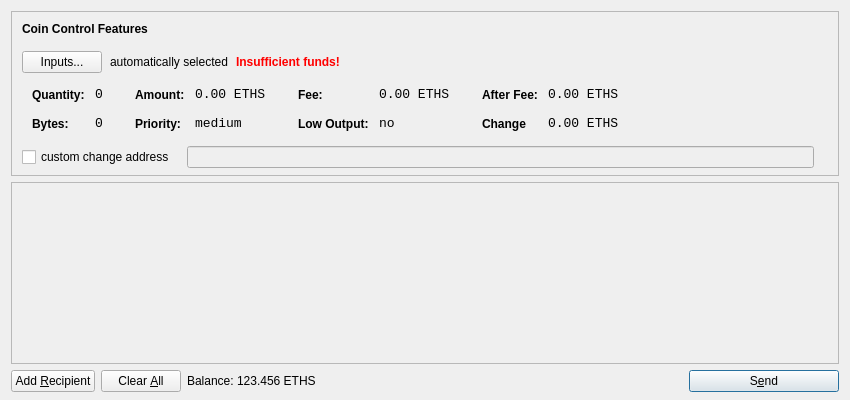
<?xml version="1.0" encoding="UTF-8"?>
<ui version="4.0">
 <class>SendCoinsDialog</class>
 <widget class="QDialog" name="SendCoinsDialog">
  <property name="geometry">
   <rect>
    <x>0</x>
    <y>0</y>
    <width>850</width>
    <height>400</height>
   </rect>
  </property>
  <property name="windowTitle">
   <string>Send Coins</string>
  </property>
  <layout class="QVBoxLayout" name="verticalLayout" stretch="0,1,0">
   <property name="bottomMargin">
    <number>8</number>
   </property>
   <item>
    <widget class="QFrame" name="frameCoinControl">
     <property name="sizePolicy">
      <sizepolicy hsizetype="Expanding" vsizetype="Expanding">
       <horstretch>0</horstretch>
       <verstretch>0</verstretch>
      </sizepolicy>
     </property>
     <property name="maximumSize">
      <size>
       <width>16777215</width>
       <height>16777215</height>
      </size>
     </property>
     <property name="frameShape">
      <enum>QFrame::StyledPanel</enum>
     </property>
     <property name="frameShadow">
      <enum>QFrame::Sunken</enum>
     </property>
     <layout class="QVBoxLayout" name="verticalLayoutCoinControl2">
      <property name="spacing">
       <number>-1</number>
      </property>
      <property name="leftMargin">
       <number>0</number>
      </property>
      <property name="topMargin">
       <number>0</number>
      </property>
      <property name="rightMargin">
       <number>0</number>
      </property>
      <property name="bottomMargin">
       <number>6</number>
      </property>
      <item>
       <layout class="QVBoxLayout" name="verticalLayoutCoinControl" stretch="0,0,0,0,1">
        <property name="spacing">
         <number>0</number>
        </property>
        <property name="leftMargin">
         <number>10</number>
        </property>
        <property name="topMargin">
         <number>10</number>
        </property>
        <item>
         <layout class="QHBoxLayout" name="horizontalLayoutCoinControl1">
          <property name="bottomMargin">
           <number>15</number>
          </property>
          <item>
           <widget class="QLabel" name="labelCoinControlFeatures">
            <property name="sizePolicy">
             <sizepolicy hsizetype="Preferred" vsizetype="Maximum">
              <horstretch>0</horstretch>
              <verstretch>0</verstretch>
             </sizepolicy>
            </property>
            <property name="font">
             <font>
              <weight>75</weight>
              <bold>true</bold>
             </font>
            </property>
            <property name="styleSheet">
             <string notr="true">font-weight:bold;</string>
            </property>
            <property name="text">
             <string>Coin Control Features</string>
            </property>
           </widget>
          </item>
         </layout>
        </item>
        <item>
         <layout class="QHBoxLayout" name="horizontalLayoutCoinControl2" stretch="0,0,0,0">
          <property name="spacing">
           <number>8</number>
          </property>
          <property name="bottomMargin">
           <number>10</number>
          </property>
          <item>
           <widget class="QPushButton" name="pushButtonCoinControl">
            <property name="styleSheet">
             <string notr="true"/>
            </property>
            <property name="text">
             <string>Inputs...</string>
            </property>
           </widget>
          </item>
          <item>
           <widget class="QLabel" name="labelCoinControlAutomaticallySelected">
            <property name="text">
             <string>automatically selected</string>
            </property>
            <property name="margin">
             <number>5</number>
            </property>
           </widget>
          </item>
          <item>
           <widget class="QLabel" name="labelCoinControlInsuffFunds">
            <property name="font">
             <font>
              <weight>75</weight>
              <bold>true</bold>
             </font>
            </property>
            <property name="styleSheet">
             <string notr="true">color:red;font-weight:bold;</string>
            </property>
            <property name="text">
             <string>Insufficient funds!</string>
            </property>
            <property name="margin">
             <number>5</number>
            </property>
           </widget>
          </item>
          <item>
           <spacer name="horizontalSpacerCoinControl">
            <property name="orientation">
             <enum>Qt::Horizontal</enum>
            </property>
            <property name="sizeHint" stdset="0">
             <size>
              <width>40</width>
              <height>1</height>
             </size>
            </property>
           </spacer>
          </item>
         </layout>
        </item>
        <item>
         <widget class="QWidget" name="widgetCoinControl" native="true">
          <property name="sizePolicy">
           <sizepolicy hsizetype="Preferred" vsizetype="Preferred">
            <horstretch>0</horstretch>
            <verstretch>0</verstretch>
           </sizepolicy>
          </property>
          <property name="minimumSize">
           <size>
            <width>0</width>
            <height>0</height>
           </size>
          </property>
          <property name="styleSheet">
           <string notr="true"/>
          </property>
          <layout class="QHBoxLayout" name="horizontalLayoutCoinControl5">
           <property name="margin">
            <number>0</number>
           </property>
           <item>
            <layout class="QHBoxLayout" name="horizontalLayoutCoinControl3" stretch="0,0,0,1">
             <property name="spacing">
              <number>20</number>
             </property>
             <property name="topMargin">
              <number>0</number>
             </property>
             <property name="bottomMargin">
              <number>10</number>
             </property>
             <item>
              <layout class="QFormLayout" name="formLayoutCoinControl1">
               <property name="horizontalSpacing">
                <number>10</number>
               </property>
               <property name="verticalSpacing">
                <number>14</number>
               </property>
               <property name="leftMargin">
                <number>10</number>
               </property>
               <property name="topMargin">
                <number>4</number>
               </property>
               <property name="rightMargin">
                <number>6</number>
               </property>
               <item row="0" column="0">
                <widget class="QLabel" name="labelCoinControlQuantityText">
                 <property name="styleSheet">
                  <string notr="true">font-weight:bold;</string>
                 </property>
                 <property name="text">
                  <string>Quantity:</string>
                 </property>
                 <property name="margin">
                  <number>0</number>
                 </property>
                </widget>
               </item>
               <item row="0" column="1">
                <widget class="QLabel" name="labelCoinControlQuantity">
                 <property name="font">
                  <font>
                   <family>Monospace</family>
                   <pointsize>10</pointsize>
                  </font>
                 </property>
                 <property name="cursor">
                  <cursorShape>IBeamCursor</cursorShape>
                 </property>
                 <property name="contextMenuPolicy">
                  <enum>Qt::ActionsContextMenu</enum>
                 </property>
                 <property name="text">
                  <string>0</string>
                 </property>
                 <property name="margin">
                  <number>0</number>
                 </property>
                 <property name="textInteractionFlags">
                  <set>Qt::LinksAccessibleByMouse|Qt::TextSelectableByKeyboard|Qt::TextSelectableByMouse</set>
                 </property>
                </widget>
               </item>
               <item row="1" column="0">
                <widget class="QLabel" name="labelCoinControlBytesText">
                 <property name="styleSheet">
                  <string notr="true">font-weight:bold;</string>
                 </property>
                 <property name="text">
                  <string>Bytes:</string>
                 </property>
                </widget>
               </item>
               <item row="1" column="1">
                <widget class="QLabel" name="labelCoinControlBytes">
                 <property name="font">
                  <font>
                   <family>Monospace</family>
                   <pointsize>10</pointsize>
                  </font>
                 </property>
                 <property name="cursor">
                  <cursorShape>IBeamCursor</cursorShape>
                 </property>
                 <property name="contextMenuPolicy">
                  <enum>Qt::ActionsContextMenu</enum>
                 </property>
                 <property name="text">
                  <string>0</string>
                 </property>
                 <property name="textInteractionFlags">
                  <set>Qt::LinksAccessibleByMouse|Qt::TextSelectableByKeyboard|Qt::TextSelectableByMouse</set>
                 </property>
                </widget>
               </item>
              </layout>
             </item>
             <item>
              <layout class="QFormLayout" name="formLayoutCoinControl2">
               <property name="horizontalSpacing">
                <number>10</number>
               </property>
               <property name="verticalSpacing">
                <number>14</number>
               </property>
               <property name="leftMargin">
                <number>6</number>
               </property>
               <property name="topMargin">
                <number>4</number>
               </property>
               <property name="rightMargin">
                <number>6</number>
               </property>
               <item row="0" column="0">
                <widget class="QLabel" name="labelCoinControlAmountText">
                 <property name="styleSheet">
                  <string notr="true">font-weight:bold;</string>
                 </property>
                 <property name="text">
                  <string>Amount:</string>
                 </property>
                 <property name="margin">
                  <number>0</number>
                 </property>
                </widget>
               </item>
               <item row="0" column="1">
                <widget class="QLabel" name="labelCoinControlAmount">
                 <property name="font">
                  <font>
                   <family>Monospace</family>
                   <pointsize>10</pointsize>
                  </font>
                 </property>
                 <property name="cursor">
                  <cursorShape>IBeamCursor</cursorShape>
                 </property>
                 <property name="contextMenuPolicy">
                  <enum>Qt::ActionsContextMenu</enum>
                 </property>
                 <property name="text">
                  <string>0.00 ETHS</string>
                 </property>
                 <property name="textInteractionFlags">
                  <set>Qt::LinksAccessibleByMouse|Qt::TextSelectableByKeyboard|Qt::TextSelectableByMouse</set>
                 </property>
                </widget>
               </item>
               <item row="1" column="0">
                <widget class="QLabel" name="labelCoinControlPriorityText">
                 <property name="styleSheet">
                  <string notr="true">font-weight:bold;</string>
                 </property>
                 <property name="text">
                  <string>Priority:</string>
                 </property>
                </widget>
               </item>
               <item row="1" column="1">
                <widget class="QLabel" name="labelCoinControlPriority">
                 <property name="font">
                  <font>
                   <family>Monospace</family>
                   <pointsize>10</pointsize>
                  </font>
                 </property>
                 <property name="cursor">
                  <cursorShape>IBeamCursor</cursorShape>
                 </property>
                 <property name="contextMenuPolicy">
                  <enum>Qt::ActionsContextMenu</enum>
                 </property>
                 <property name="text">
                  <string>medium</string>
                 </property>
                 <property name="textInteractionFlags">
                  <set>Qt::LinksAccessibleByMouse|Qt::TextSelectableByKeyboard|Qt::TextSelectableByMouse</set>
                 </property>
                </widget>
               </item>
              </layout>
             </item>
             <item>
              <layout class="QFormLayout" name="formLayoutCoinControl3">
               <property name="horizontalSpacing">
                <number>10</number>
               </property>
               <property name="verticalSpacing">
                <number>14</number>
               </property>
               <property name="leftMargin">
                <number>6</number>
               </property>
               <property name="topMargin">
                <number>4</number>
               </property>
               <property name="rightMargin">
                <number>6</number>
               </property>
               <item row="0" column="0">
                <widget class="QLabel" name="labelCoinControlFeeText">
                 <property name="styleSheet">
                  <string notr="true">font-weight:bold;</string>
                 </property>
                 <property name="text">
                  <string>Fee:</string>
                 </property>
                 <property name="margin">
                  <number>0</number>
                 </property>
                </widget>
               </item>
               <item row="0" column="1">
                <widget class="QLabel" name="labelCoinControlFee">
                 <property name="font">
                  <font>
                   <family>Monospace</family>
                   <pointsize>10</pointsize>
                  </font>
                 </property>
                 <property name="cursor">
                  <cursorShape>IBeamCursor</cursorShape>
                 </property>
                 <property name="contextMenuPolicy">
                  <enum>Qt::ActionsContextMenu</enum>
                 </property>
                 <property name="text">
                  <string>0.00 ETHS</string>
                 </property>
                 <property name="textInteractionFlags">
                  <set>Qt::LinksAccessibleByMouse|Qt::TextSelectableByKeyboard|Qt::TextSelectableByMouse</set>
                 </property>
                </widget>
               </item>
               <item row="1" column="0">
                <widget class="QLabel" name="labelCoinControlLowOutputText">
                 <property name="styleSheet">
                  <string notr="true">font-weight:bold;</string>
                 </property>
                 <property name="text">
                  <string>Low Output:</string>
                 </property>
                </widget>
               </item>
               <item row="1" column="1">
                <widget class="QLabel" name="labelCoinControlLowOutput">
                 <property name="font">
                  <font>
                   <family>Monospace</family>
                   <pointsize>10</pointsize>
                  </font>
                 </property>
                 <property name="cursor">
                  <cursorShape>IBeamCursor</cursorShape>
                 </property>
                 <property name="contextMenuPolicy">
                  <enum>Qt::ActionsContextMenu</enum>
                 </property>
                 <property name="text">
                  <string>no</string>
                 </property>
                 <property name="textInteractionFlags">
                  <set>Qt::LinksAccessibleByMouse|Qt::TextSelectableByKeyboard|Qt::TextSelectableByMouse</set>
                 </property>
                </widget>
               </item>
              </layout>
             </item>
             <item>
              <layout class="QFormLayout" name="formLayoutCoinControl4">
               <property name="horizontalSpacing">
                <number>10</number>
               </property>
               <property name="verticalSpacing">
                <number>14</number>
               </property>
               <property name="leftMargin">
                <number>6</number>
               </property>
               <property name="topMargin">
                <number>4</number>
               </property>
               <property name="rightMargin">
                <number>6</number>
               </property>
               <item row="0" column="0">
                <widget class="QLabel" name="labelCoinControlAfterFeeText">
                 <property name="styleSheet">
                  <string notr="true">font-weight:bold;</string>
                 </property>
                 <property name="text">
                  <string>After Fee:</string>
                 </property>
                 <property name="margin">
                  <number>0</number>
                 </property>
                </widget>
               </item>
               <item row="0" column="1">
                <widget class="QLabel" name="labelCoinControlAfterFee">
                 <property name="font">
                  <font>
                   <family>Monospace</family>
                   <pointsize>10</pointsize>
                  </font>
                 </property>
                 <property name="cursor">
                  <cursorShape>IBeamCursor</cursorShape>
                 </property>
                 <property name="contextMenuPolicy">
                  <enum>Qt::ActionsContextMenu</enum>
                 </property>
                 <property name="text">
                  <string>0.00 ETHS</string>
                 </property>
                 <property name="textInteractionFlags">
                  <set>Qt::LinksAccessibleByMouse|Qt::TextSelectableByKeyboard|Qt::TextSelectableByMouse</set>
                 </property>
                </widget>
               </item>
               <item row="1" column="0">
                <widget class="QLabel" name="labelCoinControlChangeText">
                 <property name="styleSheet">
                  <string notr="true">font-weight:bold;</string>
                 </property>
                 <property name="text">
                  <string>Change</string>
                 </property>
                </widget>
               </item>
               <item row="1" column="1">
                <widget class="QLabel" name="labelCoinControlChange">
                 <property name="font">
                  <font>
                   <family>Monospace</family>
                   <pointsize>10</pointsize>
                  </font>
                 </property>
                 <property name="cursor">
                  <cursorShape>IBeamCursor</cursorShape>
                 </property>
                 <property name="contextMenuPolicy">
                  <enum>Qt::ActionsContextMenu</enum>
                 </property>
                 <property name="text">
                  <string>0.00 ETHS</string>
                 </property>
                 <property name="textInteractionFlags">
                  <set>Qt::LinksAccessibleByMouse|Qt::TextSelectableByKeyboard|Qt::TextSelectableByMouse</set>
                 </property>
                </widget>
               </item>
              </layout>
             </item>
            </layout>
           </item>
          </layout>
         </widget>
        </item>
        <item>
         <layout class="QHBoxLayout" name="horizontalLayoutCoinControl4" stretch="0,0,0">
          <property name="spacing">
           <number>12</number>
          </property>
          <property name="sizeConstraint">
           <enum>QLayout::SetDefaultConstraint</enum>
          </property>
          <property name="topMargin">
           <number>5</number>
          </property>
          <property name="rightMargin">
           <number>5</number>
          </property>
          <item>
           <widget class="QCheckBox" name="checkBoxCoinControlChange">
            <property name="text">
             <string>custom change address</string>
            </property>
           </widget>
          </item>
          <item>
           <widget class="QLineEdit" name="lineEditCoinControlChange">
            <property name="enabled">
             <bool>false</bool>
            </property>
            <property name="sizePolicy">
             <sizepolicy hsizetype="Expanding" vsizetype="Fixed">
              <horstretch>0</horstretch>
              <verstretch>0</verstretch>
             </sizepolicy>
            </property>
           </widget>
          </item>
          <item>
           <widget class="QLabel" name="labelCoinControlChangeLabel">
            <property name="sizePolicy">
             <sizepolicy hsizetype="Preferred" vsizetype="Expanding">
              <horstretch>0</horstretch>
              <verstretch>0</verstretch>
             </sizepolicy>
            </property>
            <property name="minimumSize">
             <size>
              <width>0</width>
              <height>0</height>
             </size>
            </property>
            <property name="text">
             <string/>
            </property>
            <property name="margin">
             <number>3</number>
            </property>
           </widget>
          </item>
         </layout>
        </item>
        <item>
         <spacer name="verticalSpacerCoinControl">
          <property name="orientation">
           <enum>Qt::Vertical</enum>
          </property>
          <property name="sizeHint" stdset="0">
           <size>
            <width>800</width>
            <height>1</height>
           </size>
          </property>
         </spacer>
        </item>
       </layout>
      </item>
     </layout>
    </widget>
   </item>
   <item>
    <widget class="QScrollArea" name="scrollArea">
     <property name="widgetResizable">
      <bool>true</bool>
     </property>
     <widget class="QWidget" name="scrollAreaWidgetContents">
      <property name="geometry">
       <rect>
        <x>0</x>
        <y>0</y>
        <width>830</width>
        <height>165</height>
       </rect>
      </property>
      <layout class="QVBoxLayout" name="verticalLayout_2">
       <property name="margin">
        <number>0</number>
       </property>
       <item>
        <layout class="QVBoxLayout" name="entries">
         <property name="spacing">
          <number>6</number>
         </property>
        </layout>
       </item>
       <item>
        <spacer name="verticalSpacer">
         <property name="orientation">
          <enum>Qt::Vertical</enum>
         </property>
         <property name="sizeHint" stdset="0">
          <size>
           <width>20</width>
           <height>40</height>
          </size>
         </property>
        </spacer>
       </item>
      </layout>
     </widget>
    </widget>
   </item>
   <item>
    <layout class="QHBoxLayout" name="horizontalLayout">
     <item>
      <widget class="QPushButton" name="addButton">
       <property name="toolTip">
        <string>Send to multiple recipients at once</string>
       </property>
       <property name="text">
        <string>Add &amp;Recipient</string>
       </property>
       <property name="icon">
        <iconset resource="../bitcoin.qrc">
         <normaloff>:/icons/add</normaloff>:/icons/add</iconset>
       </property>
       <property name="autoDefault">
        <bool>false</bool>
       </property>
      </widget>
     </item>
     <item>
      <widget class="QPushButton" name="clearButton">
       <property name="sizePolicy">
        <sizepolicy hsizetype="Minimum" vsizetype="Fixed">
         <horstretch>0</horstretch>
         <verstretch>0</verstretch>
        </sizepolicy>
       </property>
       <property name="toolTip">
        <string>Remove all transaction fields</string>
       </property>
       <property name="text">
        <string>Clear &amp;All</string>
       </property>
       <property name="icon">
        <iconset resource="../bitcoin.qrc">
         <normaloff>:/icons/remove</normaloff>:/icons/remove</iconset>
       </property>
       <property name="autoRepeatDelay">
        <number>300</number>
       </property>
       <property name="autoDefault">
        <bool>false</bool>
       </property>
      </widget>
     </item>
     <item>
      <layout class="QHBoxLayout" name="horizontalLayout_2">
       <property name="spacing">
        <number>3</number>
       </property>
       <item>
        <widget class="QLabel" name="label">
         <property name="sizePolicy">
          <sizepolicy hsizetype="Preferred" vsizetype="Fixed">
           <horstretch>0</horstretch>
           <verstretch>0</verstretch>
          </sizepolicy>
         </property>
         <property name="text">
          <string>Balance:</string>
         </property>
        </widget>
       </item>
       <item>
        <widget class="QLabel" name="labelBalance">
         <property name="sizePolicy">
          <sizepolicy hsizetype="Preferred" vsizetype="Fixed">
           <horstretch>0</horstretch>
           <verstretch>0</verstretch>
          </sizepolicy>
         </property>
         <property name="cursor">
          <cursorShape>IBeamCursor</cursorShape>
         </property>
         <property name="text">
          <string>123.456 ETHS</string>
         </property>
         <property name="textInteractionFlags">
          <set>Qt::LinksAccessibleByMouse|Qt::TextSelectableByKeyboard|Qt::TextSelectableByMouse</set>
         </property>
        </widget>
       </item>
      </layout>
     </item>
     <item>
      <spacer name="horizontalSpacer">
       <property name="orientation">
        <enum>Qt::Horizontal</enum>
       </property>
       <property name="sizeHint" stdset="0">
        <size>
         <width>40</width>
         <height>20</height>
        </size>
       </property>
      </spacer>
     </item>
     <item>
      <widget class="QPushButton" name="sendButton">
       <property name="minimumSize">
        <size>
         <width>150</width>
         <height>0</height>
        </size>
       </property>
       <property name="toolTip">
        <string>Confirm the send action</string>
       </property>
       <property name="text">
        <string>S&amp;end</string>
       </property>
       <property name="icon">
        <iconset resource="../bitcoin.qrc">
         <normaloff>:/icons/send</normaloff>:/icons/send</iconset>
       </property>
       <property name="default">
        <bool>true</bool>
       </property>
      </widget>
     </item>
    </layout>
   </item>
  </layout>
 </widget>
 <resources>
  <include location="../bitcoin.qrc"/>
 </resources>
 <connections/>
</ui>
